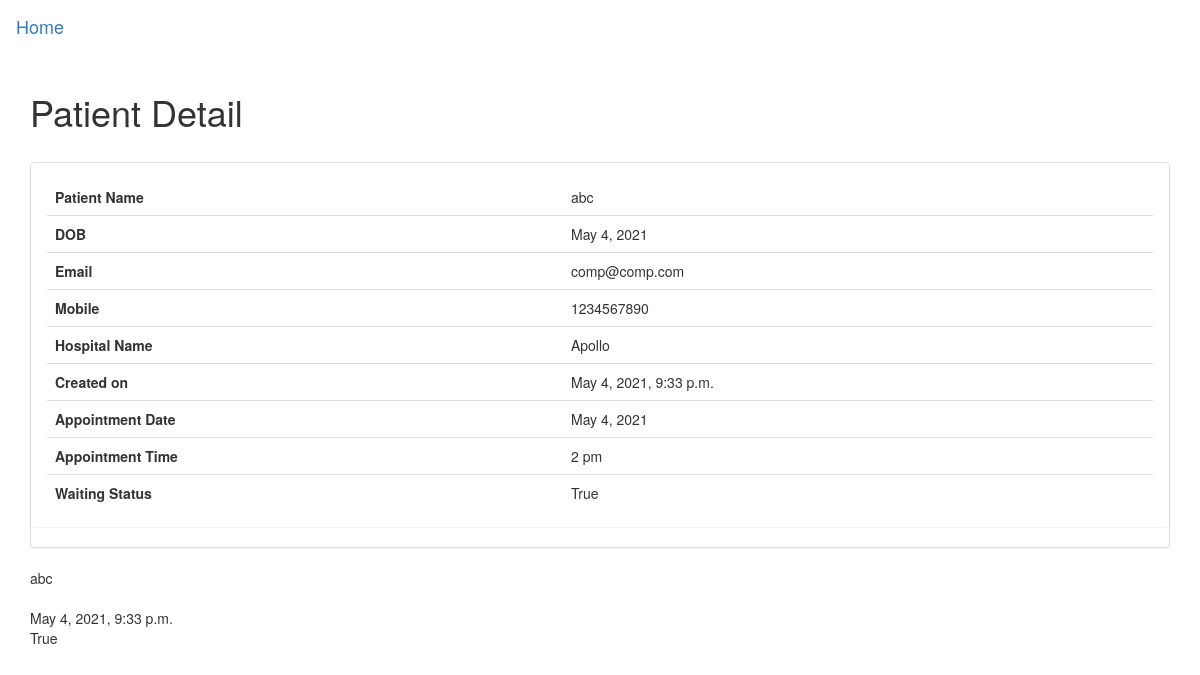
Page /api/patient/3 on the committed database.
### api/models.py (models this page shows, shortened)
class Patient(models.Model):
    patient_name=models.CharField(max_length=30)
    hospital=models.ForeignKey(Hospital, on_delete=models.CASCADE)
    email=models.EmailField(max_length = 254)
    mobile = PhoneField(help_text='Contact phone number')
    dob=models.DateField(default=timezone.now,max_length=8)
    appointment_date=models.DateField(default=date.today ,max_length=8)
    appointment_time=models.CharField(choices=appointment_time_choices, default='10 am', max_length=10)
    created_on=models.DateTimeField(default=timezone.now)
    waiting_status=models.BooleanField(default=True)

class Hospital(models.Model):
    name=models.CharField(max_length=40, unique=True)
    address=models.CharField(max_length=100)
    zipcode=models.CharField(max_length=6)
    mobile=PhoneField(help_text='Contact phone number')
    email = models.EmailField(max_length=254)
    def __str__(self):
        return self.name

### api/views.py (the view)
# urls.py: path("patient/<int:pk>", views.PatientDetailView.as_view(), name="patient_detail" ),
class PatientDetailView(DetailView): # for displaying api response in browser as webpage
    template_name = "patient_detail.html"
    fields = ['patient_name','hospital','email','mobile','dob','appointment_date','appointment_time', 'created_on', 'waiting_status']
    model=Patient

### api/templates/patient_detail.html
{% extends 'base.html' %}
{% block content %}
<div class="container">
    <h1><centre>Patient Detail</centre></h1><br>
    <div class="panel panel-default">
 	<div class="panel panel-body">
 	<table class="table table-stripped">
 	<tr>
        <td><strong>Patient Name</strong></td>
        <td>{{ patient.patient_name }}</td>
    </tr>
        <tr>
        <td><strong>DOB</strong></td>
        <td>{{ patient.dob }}</td>
    </tr>
        <tr>
        <td><strong>Email</strong></td>
        <td>{{ patient.email }}</td>
    </tr>
        <tr>
        <td><strong>Mobile</strong></td>
        <td>{{ patient.mobile }}</td>
    </tr>
        <tr>
        <td><strong>Hospital Name</strong></td>
        <td>{{ patient.hospital }}</td>
    </tr>
    <tr>
        <td><strong>Created on</strong></td>
        <td>{{ patient.created_on }}</td>
    </tr>
    <tr>
        <td><strong>Appointment Date</strong></td>
        <td>{{ patient.appointment_date }}</td>
    </tr>
        <tr>
        <td><strong>Appointment Time</strong></td>
        <td>{{ patient.appointment_time }}</td>
    </tr>
    <tr>
        <td><strong>Waiting Status</strong></td>
        <td>{{ patient.waiting_status }}</td>
    </table>
    </div>
</div>
{{ patient.patient_name }}<br>
{{ object.doctor }}<br>
{{ object.created_on }}<br>
{{ object.waiting_status }}<br>
</div>
{% endblock %}

### rows in the picture
Patient: patient_name "abc", dob "May 4, 2021", email "comp@comp.com", mobile "1234567890", hospital "Apollo", created_on "May 4, 2021, 9:33 p.m.", appointment_date "May 4, 2021", appointment_time "2 pm", waiting_status "True"
